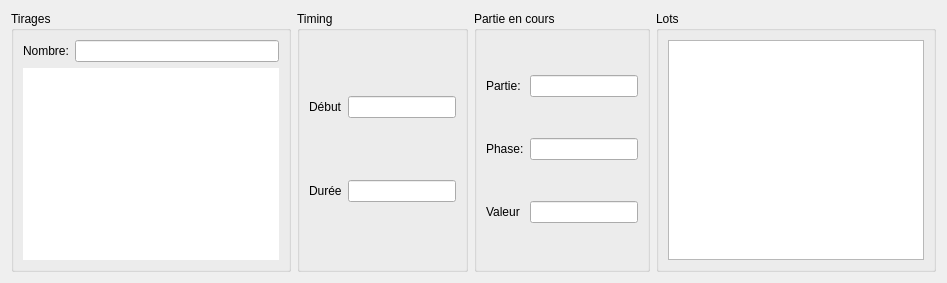
          <widget class="QWidget" name="tab">
           <attribute name="title">
            <string>Information partie</string>
           </attribute>
           <layout class="QHBoxLayout" name="horizontalLayout_5">
            <item>
             <widget class="QGroupBox" name="groupBox">
              <property name="title">
               <string>Tirages</string>
              </property>
              <layout class="QGridLayout" name="gridLayout_3">
               <item row="0" column="0">
                <widget class="QLabel" name="label_6">
                 <property name="text">
                  <string>Nombre:</string>
                 </property>
                </widget>
               </item>
               <item row="0" column="1">
                <widget class="QLineEdit" name="RoundDraws">
                 <property name="readOnly">
                  <bool>true</bool>
                 </property>
                </widget>
               </item>
               <item row="1" column="0" colspan="2">
                <widget class="QTextEdit" name="textLastDraw">
                 <property name="frameShape">
                  <enum>QFrame::NoFrame</enum>
                 </property>
                 <property name="readOnly">
                  <bool>true</bool>
                 </property>
                </widget>
               </item>
              </layout>
             </widget>
            </item>
            <item>
             <widget class="QGroupBox" name="roundInfos">
              <property name="sizePolicy">
               <sizepolicy hsizetype="Maximum" vsizetype="Preferred">
                <horstretch>0</horstretch>
                <verstretch>0</verstretch>
               </sizepolicy>
              </property>
              <property name="title">
               <string>Timing</string>
              </property>
              <layout class="QGridLayout" name="gridLayout_11">
               <item row="0" column="1">
                <widget class="QLineEdit" name="RoundStartTime">
                 <property name="readOnly">
                  <bool>true</bool>
                 </property>
                </widget>
               </item>
               <item row="1" column="1">
                <widget class="QLineEdit" name="RoundDuration">
                 <property name="readOnly">
                  <bool>true</bool>
                 </property>
                </widget>
               </item>
               <item row="1" column="0">
                <widget class="QLabel" name="label_5">
                 <property name="text">
                  <string>Durée</string>
                 </property>
                </widget>
               </item>
               <item row="0" column="0">
                <widget class="QLabel" name="label_4">
                 <property name="text">
                  <string>Début</string>
                 </property>
                </widget>
               </item>
              </layout>
             </widget>
            </item>
            <item>
             <widget class="QGroupBox" name="groupBox_2">
              <property name="title">
               <string>Partie en cours</string>
              </property>
              <layout class="QGridLayout" name="gridLayout_4">
               <item row="0" column="1">
                <widget class="QLineEdit" name="RoundName">
                 <property name="readOnly">
                  <bool>true</bool>
                 </property>
                </widget>
               </item>
               <item row="1" column="0">
                <widget class="QLabel" name="label_2">
                 <property name="text">
                  <string>Phase:</string>
                 </property>
                </widget>
               </item>
               <item row="1" column="1">
                <widget class="QLineEdit" name="RoundPhase">
                 <property name="readOnly">
                  <bool>true</bool>
                 </property>
                </widget>
               </item>
               <item row="0" column="0">
                <widget class="QLabel" name="label">
                 <property name="text">
                  <string>Partie:</string>
                 </property>
                </widget>
               </item>
               <item row="2" column="0">
                <widget class="QLabel" name="label_7">
                 <property name="text">
                  <string>Valeur</string>
                 </property>
                </widget>
               </item>
               <item row="2" column="1">
                <widget class="QLineEdit" name="RoundPhaseValue">
                 <property name="readOnly">
                  <bool>true</bool>
                 </property>
                </widget>
               </item>
              </layout>
             </widget>
            </item>
            <item>
             <widget class="QGroupBox" name="groupBox_3">
              <property name="title">
               <string>Lots</string>
              </property>
              <layout class="QGridLayout" name="gridLayout">
               <item row="0" column="0">
                <widget class="QTextEdit" name="RoundPhasePrise">
                 <property name="readOnly">
                  <bool>true</bool>
                 </property>
                </widget>
               </item>
              </layout>
             </widget>
            </item>
           </layout>
          </widget>
